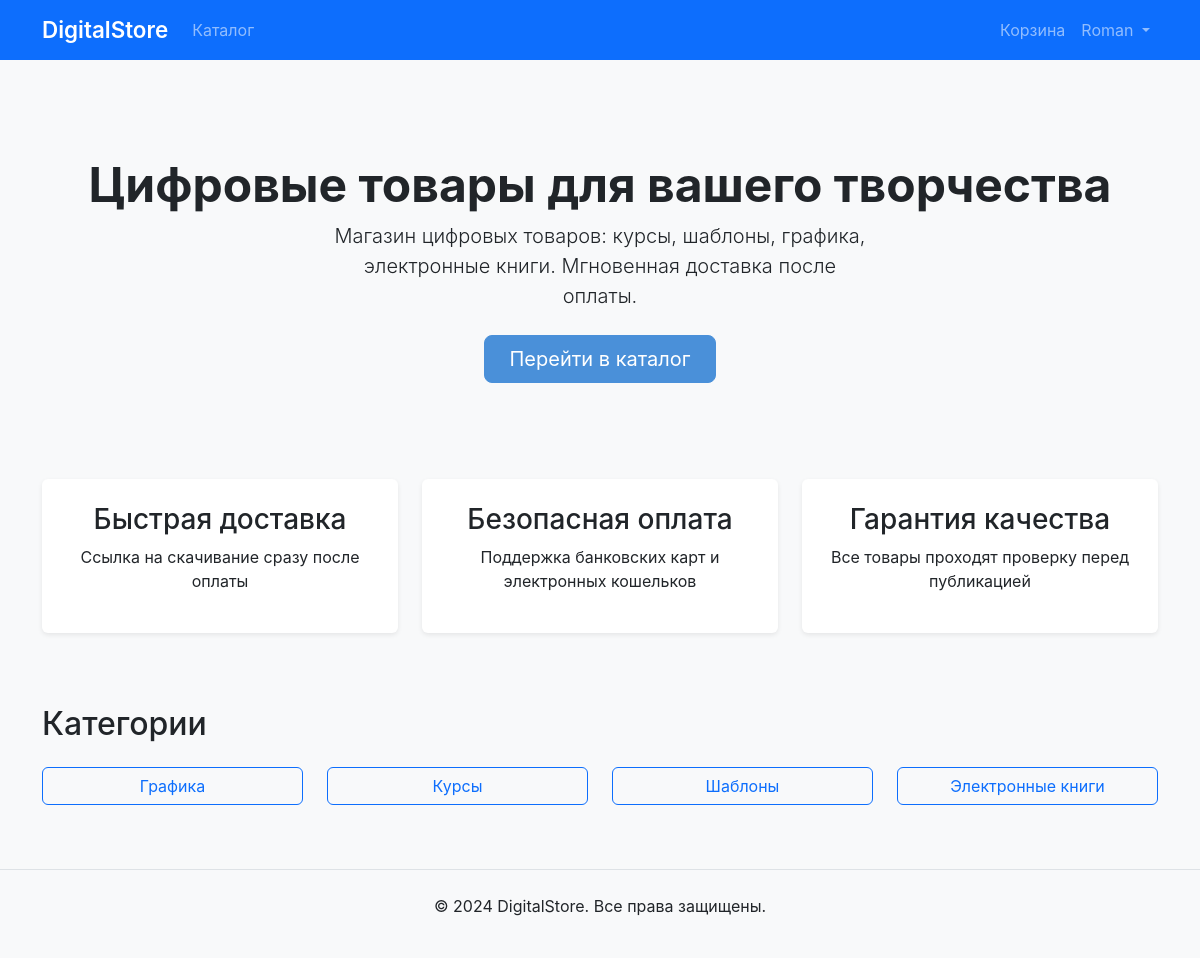
Screenshot of / (signed in) with the database file from the repository.
### products/models.py (models this page shows, shortened)
class Category(models.Model):
    name = models.CharField(max_length=200)
    slug = models.SlugField(unique=True)
    description = models.TextField(blank=True)
    created_at = models.DateTimeField(auto_now_add=True)
    class Meta:
        ordering = ['name']
        verbose_name_plural = 'Categories'

### products/views.py (the view)
# urls.py: path('', views.home, name='home'),
def home(request):
    categories = Category.objects.all()
    return render(request, 'home.html', {'categories': categories})

### cart/cart.py (called while the page is built)
    def __len__(self):
        return sum(item['quantity'] for item in self.cart.values())

### cart/context_processors.py (called while the page is built)
def cart_processor(request):
    cart = Cart(request)
    return {'cart': cart, 'cart_count': len(cart)}

### templates/home.html
{% extends 'base.html' %}
{% block content %}
<div class="px-4 py-5 my-5 text-center">
    <h1 class="display-5 fw-bold">Цифровые товары для вашего творчества</h1>
    <div class="col-lg-6 mx-auto">
        <p class="lead mb-4">
            Магазин цифровых товаров: курсы, шаблоны, графика, электронные книги.
            Мгновенная доставка после оплаты.
        </p>
        <a href="{% url 'catalog' %}" class="btn btn-primary btn-lg px-4 gap-3">Перейти в каталог</a>
    </div>
</div>
<div class="row">
    <div class="col-md-4 mb-4">
        <div class="card h-100 text-center p-4">
            <h3>Быстрая доставка</h3>
            <p>Ссылка на скачивание сразу после оплаты</p>
        </div>
    </div>
    <div class="col-md-4 mb-4">
        <div class="card h-100 text-center p-4">
            <h3>Безопасная оплата</h3>
            <p>Поддержка банковских карт и электронных кошельков</p>
        </div>
    </div>
    <div class="col-md-4 mb-4">
        <div class="card h-100 text-center p-4">
            <h3>Гарантия качества</h3>
            <p>Все товары проходят проверку перед публикацией</p>
        </div>
    </div>
</div>
{% if categories %}
<div class="mt-5">
    <h2 class="mb-4">Категории</h2>
    <div class="row">
        {% for category in categories %}
            <div class="col-md-3 mb-3">
                <a href="{% url 'catalog' %}?category={{ category.slug }}" class="btn btn-outline-primary w-100">
                    {{ category.name }}
                </a>
            </div>
        {% endfor %}
    </div>
</div>
{% endif %}
{% endblock %}

### templates/base.html (shortened to what this page needs)
<!DOCTYPE html>
<html lang="ru">
<head>
    <link href="https://cdn.jsdelivr.net/npm/bootstrap@5.3.0/dist/css/bootstrap.min.css" rel="stylesheet">
    <link rel="stylesheet" href="/static/css/style.css">
</head>
<body>
    <nav class="navbar navbar-expand-lg navbar-dark bg-primary">
        <div class="container">
            <a class="navbar-brand" href="{% url 'home' %}">DigitalStore</a>
            <div class="collapse navbar-collapse" id="mainNav">
                <ul class="navbar-nav me-auto">
                    <li class="nav-item"><a class="nav-link" href="{% url 'catalog' %}">Каталог</a></li>
                </ul>
                <ul class="navbar-nav">
                    <li class="nav-item">
                        <a class="nav-link" href="{% url 'cart_detail' %}">
                            Корзина{% if cart_count %} ({{ cart_count }}){% endif %}
                        </a>
                    </li>
                    {% if user.is_authenticated %}
                        <li class="nav-item dropdown">
                            <a class="nav-link dropdown-toggle" href="#" data-bs-toggle="dropdown">
                                {{ user.username }}
                            </a>
                        </li>
                    {% else %}
                        <li class="nav-item"><a class="nav-link" href="{% url 'login' %}">Вход</a></li>
                        <li class="nav-item"><a class="nav-link" href="{% url 'register' %}">Регистрация</a></li>
                    {% endif %}
                </ul>
            </div>
        </div>
    </nav>
    <div class="container mt-4">
        {% block content %}{% endblock %}
    </div>
    <footer class="bg-light mt-5 py-4">
        <div class="container text-center">
            <p>&copy; 2024 DigitalStore. Все права защищены.</p>
        </div>
    </footer>
</body>
</html>

### static/css/style.css (style rules this page uses)
body { background-color: #f8f9fa; font-family: -apple-system, BlinkMacSystemFont, "Segoe UI", Roboto, "Helvetica Neue", Arial, sans-serif; }
.navbar-brand { font-weight: 600; font-size: 1.4rem; }
.card { transition: transform 0.2s, box-shadow 0.2s; border: none; box-shadow: 0 2px 5px rgba(0,0,0,0.08); }
.btn-primary { background-color: #4A90D9; border-color: #4A90D9; }
footer { border-top: 1px solid #dee2e6; }

### rows the page displays
Category: name "Графика"
Category: name "Курсы"
Category: name "Шаблоны"
Category: name "Электронные книги"

### other values shown
{{ user.username }} "Roman"
